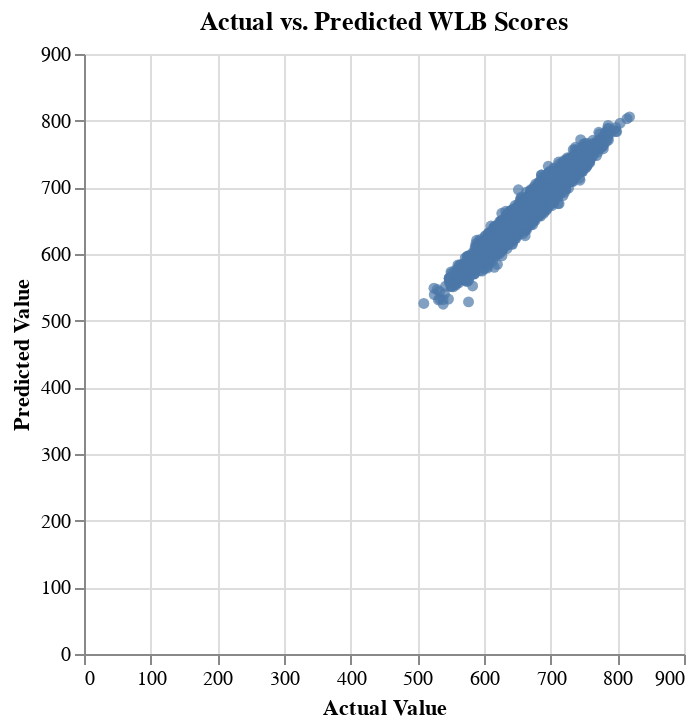

The notebook cell this image was saved under:
### Code cell
# 16. Create a scatter plot of actual vs. predicted values
chart = alt.Chart(pred_y_df).mark_circle().encode(
    x='Actual Value',
    y='Predicted Value',
    tooltip=['Actual Value', 'Predicted Value']
).properties(
    title='Actual vs. Predicted WLB Scores'
).interactive()

# 17. Show the plot
chart.show()

### Figure 1 — Vega-Lite specification as saved in the notebook (floating-point values rounded to 4 significant figures; data arrays with more than 128 entries replaced by an {"elided": "..."} marker saying what was removed)
{"config": {"view": {"continuousWidth": 300, "continuousHeight": 300}}, "data": {"name": "data-5a6cddd06a7e4d401e51c22d788e3c6e"}, "mark": {"type": "circle"}, "encoding": {"tooltip": [{"field": "Actual Value", "type": "quantitative"}, {"field": "Predicted Value", "type": "quantitative"}], "x": {"field": "Actual Value", "type": "quantitative"}, "y": {"field": "Predicted Value", "type": "quantitative"}}, "params": [{"name": "param_3", "select": {"type": "interval", "encodings": ["x", "y"]}, "bind": "scales"}], "title": "Actual vs. Predicted WLB Scores", "$schema": "https://vega.github.io/schema/vega-lite/v5.17.0.json", "datasets": {"data-5a6cddd06a7e4d401e51c22d788e3c6e": {"elided": "4792 records"}}}
